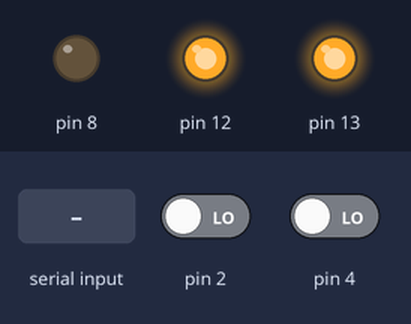
This sketch was run on a simulated Arduino Uno, built with avr-gcc and run on an emulated ATmega328P. Parts: output pins drawn as LEDs (lit = HIGH). The test bench sets the inputs (shaded band); at power-on: pin 4 LOW, pin 2 LOW. What the sketch prints to the serial monitor is not drawn.

Above: at 1.2 s.
1.3 s: pin 4 driven HIGH
At 2.0 s:
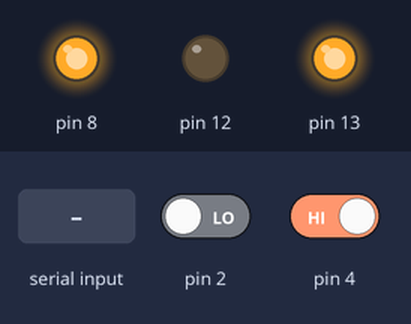
2.8 s: byte 90 received over Serial
4.3 s: byte 120 received over Serial
Timing chart, 0 to 7.3 s (numbered marks = the images above; inputs shaded):
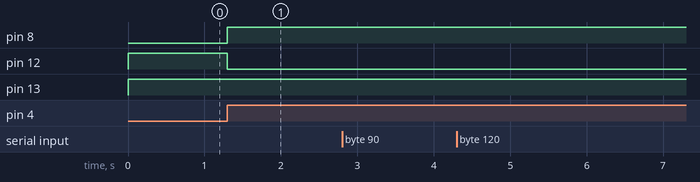

The sketch:

Pubtraffic.ino
```cpp
/*

Robert Ignasiak Pubtraffic.pl 2012

 */

unsigned int RDIF_value;
unsigned int index = 0;
int buttonState = 0;
int buttonState2 = 0;

unsigned int pub = 1;

void setup() {
  Serial.begin(9600);
  pinMode(2, INPUT);
  pinMode(4, INPUT);
  pinMode(8, OUTPUT);
  pinMode(12, OUTPUT);
  pinMode(13, OUTPUT);
}

void loop() {
  buttonState = digitalRead(2);
  if (buttonState == HIGH) {
     pub = 1;
  }

  buttonState2 = digitalRead(4);
  if (buttonState2 == HIGH) {
     pub = 2;
  }

  switch (pub) {
    case 1:
      digitalWrite(12, HIGH);
      digitalWrite(8, LOW);
      break;
    case 2:
      digitalWrite(8, HIGH);
      digitalWrite(12, LOW);
      break;
  }

  digitalWrite(13, HIGH);
  if (Serial.available() > 0){
    if (index<12){
      RDIF_value = Serial.read();
      if ( RDIF_value > 32){
        Serial.write(RDIF_value);
        index++;
        }
    }else{
      index = 0;
      Serial.print(pub);
      Serial.println();
      digitalWrite(13, LOW);
      delay(5000);
    }
  }
}
```

Measured:
- after the input at 1.3 s, pin 8: LOW → HIGH at once; pin 12: HIGH → LOW at once
- after the input at 2.8 s, every drawn part: stays the same
- after the input at 4.3 s, every drawn part: stays the same
